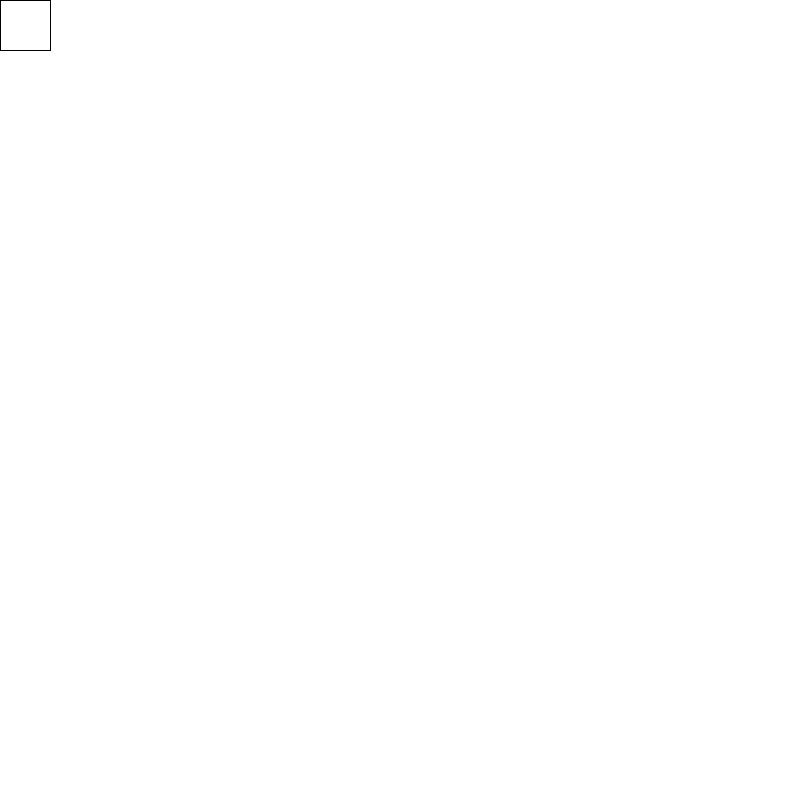
Frame 1 (no input)
Frame 60 (the mouse pressed at the canvas centre just before this capture): identical to frame 1, image omitted
Frame 120 (the mouse held since frame 60 and released just before this capture): identical to frame 1, image omitted

The Processing sketch that drew this single still picture (run headless with seeded random() and noise(); from frame 60 on, the mouse is pressed at the canvas centre):

// Processing sketch: D8
// ── D8.pde
int xpos = 0;

void setup(){
  size(800,800);
}

void draw(){
  background(255,255,255);
  rect(xpos, 0, 50,50);
}

void keyPressed(){
  println(key);
  
  if(key == 'd'){
    xpos = xpos + 2;
  }
  
  if(key == 'a'){
    xpos = xpos -2;
  }
}
